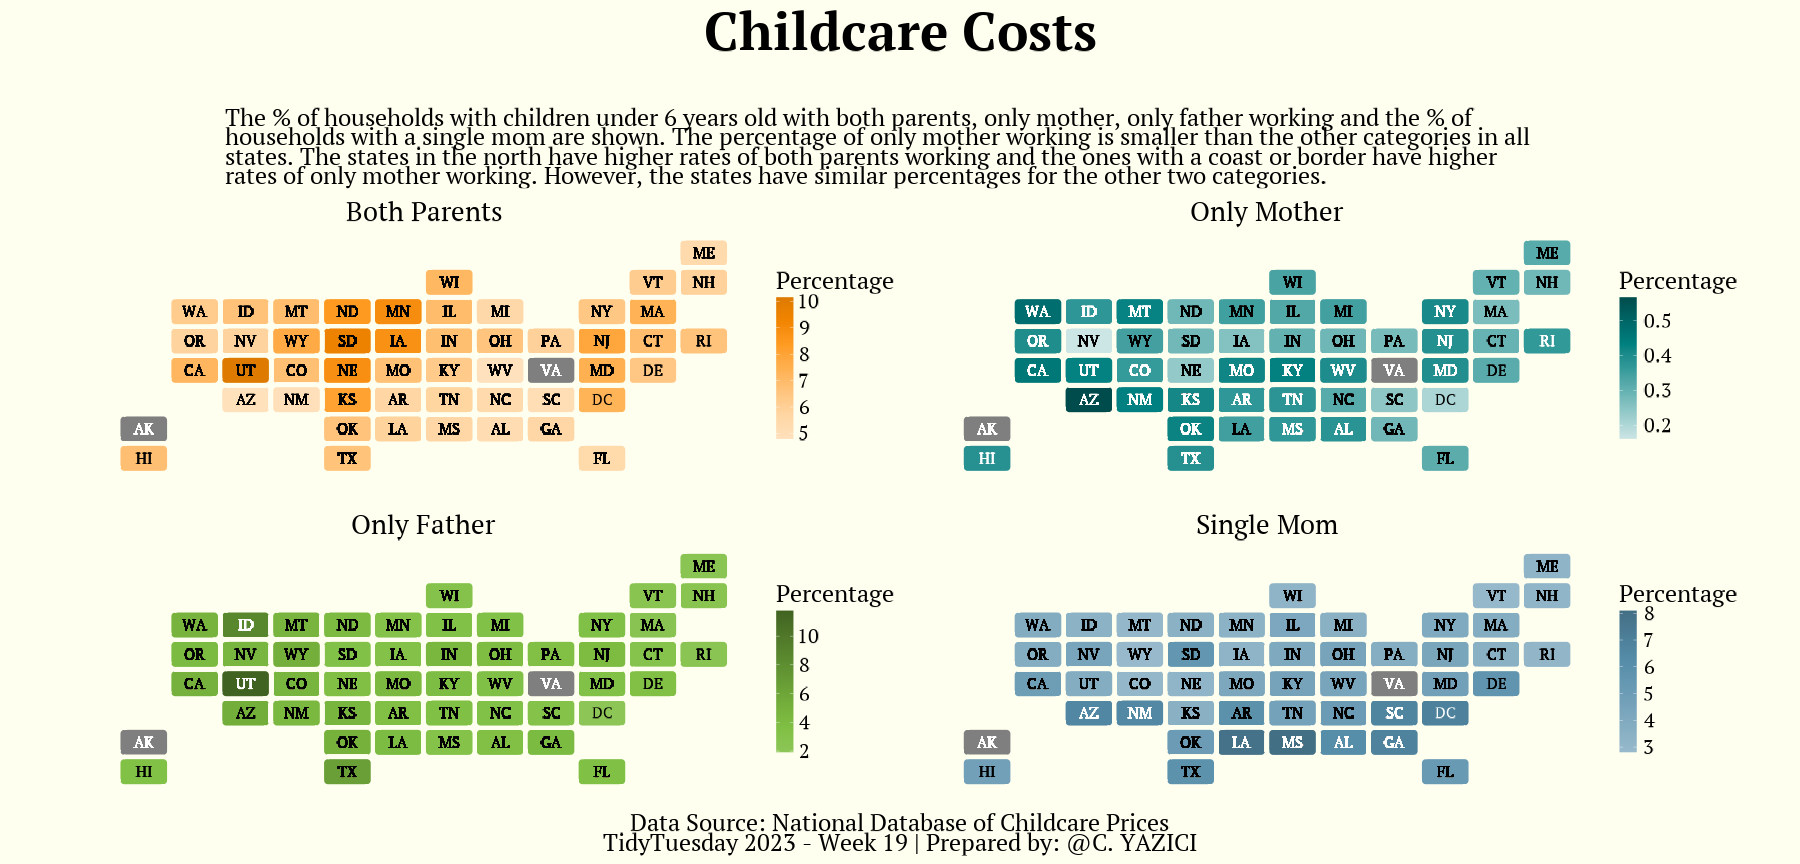

Reproduce this figure in R.
# Tidy Tuesday - 2023 - Week 19

# Libraries used 

library(statebins)
library(PrettyCols)
library(showtext)
library(cowplot)

# Font in the Plot

font_add_google('PT Serif', 'ptserif')
showtext_auto()

# Data Import

tuesdata <- tidytuesdayR::tt_load(2023, week = 19)
childcare_costs <- tuesdata$childcare_costs
counties <- tuesdata$counties

# Data Wrangling

childcare_data <- childcare_costs %>%
  select(county_fips_code, study_year, pr_f, mcsa, households, 
         h_under6_both_work, h_under6_f_work, h_under6_m_work, 
         h_under6_single_m) %>%
  filter(study_year == 2018) %>%
  mutate(both_percent = h_under6_both_work / households * 100,
         only_f = h_under6_f_work / households * 100,
         only_m = h_under6_m_work / households * 100,
         single_mom  = h_under6_single_m / households * 100) %>%
  right_join(counties, by = "county_fips_code") %>%
  group_by(state_name) %>%
  mutate(avg_only_f = mean(only_f),
         avg_only_m = mean(only_m),
         avg_both = mean(both_percent),
         avg_pr = mean(pr_f),
         avg_mcsa = mean(mcsa),
         avg_single_mom = mean(single_mom)
         )
  ungroup()
  
# Both parents are working
  
both <- ggplot(childcare_data) +
    geom_statebins(aes(state = state_abbreviation, fill = avg_both),
                   border_col = "ivory", lbl_size = 4, family = "ptserif") +
    scale_fill_pretty_c("Tangerines", direction = -1) +
    labs(fill = "Percentage",
         title = "Both Parents") +
    theme(panel.background = element_rect(fill = "ivory", color = NA),
          plot.background = element_rect(fill = "ivory", color = NA),
          panel.grid = element_blank(),
          axis.ticks = element_blank(),
          axis.title = element_blank(),
          axis.text = element_blank(),
          legend.background = element_rect(fill = "ivory"),
          legend.title = element_text(family = "ptserif", size = 18),
          legend.key.height = unit(1.0, 'cm'),
          legend.text = element_text(family = "ptserif", size = 15),
          plot.title = element_text(family = "ptserif", hjust = 0.5, size = 20),
          plot.margin = unit(c(0.5, 1.0, 0.5, 1.0), "cm"))
  
 
# Only mother is working

mother <- ggplot(childcare_data) +
    geom_statebins(aes(state = state_abbreviation, fill = avg_only_m),
                   border_col = "ivory", lbl_size = 4, family = "ptserif") +
    scale_fill_pretty_c("Teals", direction = -1) +
    labs(fill = "Percentage",
         title = "Only Mother") +
    theme(panel.background = element_rect(fill = "ivory", color = NA),
          plot.background = element_rect(fill = "ivory", color = NA),
          panel.grid = element_blank(),
          axis.ticks = element_blank(),
          axis.title = element_blank(),
          axis.text = element_blank(),
          legend.background = element_rect(fill = "ivory"),
          legend.title = element_text(family = "ptserif", size = 18),
          legend.key.height = unit(1.0, 'cm'),
          legend.text = element_text(family = "ptserif", size = 15),
          plot.title = element_text(family = "ptserif", hjust = 0.5, size = 20),
          plot.margin = unit(c(0.5, 1.0, 0.5, 1.0), "cm"))

# Only father is working

father <- ggplot(childcare_data) +
    geom_statebins(aes(state = state_abbreviation, fill = avg_only_f),
                   border_col = "ivory", lbl_size = 4, family = "ptserif") +
    scale_fill_pretty_c("Greens", direction = -1) +
    labs(fill = "Percentage",
         title = "Only Father") +
    theme(panel.background = element_rect(fill = "ivory", color = NA),
          plot.background = element_rect(fill = "ivory", color = NA),
          panel.grid = element_blank(),
          axis.ticks = element_blank(),
          axis.title = element_blank(),
          axis.text = element_blank(),
          legend.background = element_rect(fill = "ivory"),
          legend.title = element_text(family = "ptserif", size = 18),
          legend.key.height = unit(1.0, 'cm'),
          legend.text = element_text(family = "ptserif", size = 15),
          plot.title = element_text(family = "ptserif", hjust = 0.5, size = 20),
          plot.margin = unit(c(0.5, 1.0, 0.5, 1.0), "cm"))

# Single Moms 

single_mom <- ggplot(childcare_data) +
  geom_statebins(aes(state = state_abbreviation, fill = avg_single_mom),
                 border_col = "ivory", lbl_size = 4, family = "ptserif") +
  scale_fill_pretty_c("Blues", direction = -1) +
  labs(fill = "Percentage",
       title = "Single Mom") +
  theme(panel.background = element_rect(fill = "ivory", color = NA),
        plot.background = element_rect(fill = "ivory", color = NA),
        panel.grid = element_blank(),
        axis.ticks = element_blank(),
        axis.title = element_blank(),
        axis.text = element_blank(),
        legend.background = element_rect(fill = "ivory"),
        legend.title = element_text(family = "ptserif", size = 18),
        legend.key.height = unit(1.0, 'cm'),
        legend.text = element_text(family = "ptserif", size = 15),
        plot.title = element_text(family = "ptserif", hjust = 0.5, size = 20),
        plot.margin = unit(c(0.5, 1.0, 0.5, 1.0), "cm"))

# The Final Plot

plots <- align_plots(both, mother, father, single_mom,
                     align = 'r', axis = 'r')

title1 <- ggdraw() + 
  draw_label(
    "Childcare Costs",
    fontface = 'bold',
    fontfamily = "ptserif",
    hjust = 0.5,
    x = 0.5,
    size = 40,
    color = "black"
  )  
subtitle_text <- str_wrap("The % of households with children under 6 years old 
    with both parents, only mother, only father working and the % of households 
    with a single mom are shown. The percentage of only mother working is 
    smaller than the other categories in all states. The states in the north 
    have higher rates of both parents working and the ones with a coast or 
    border have higher rates of only mother working. However, the states have 
    similar percentages for the other two categories.", 125)

title2 <- ggdraw() + 
  draw_label(
    subtitle_text,
    fontfamily = "ptserif",
    hjust = 0,
    x = 0.1,
    y = 0.3, 
    size = 18,
    color = "black"
  ) 
caption <- ggdraw() + 
  draw_label(
    "Data Source: National Database of Childcare Prices\nTidyTuesday 2023 - Week 19 | Prepared by: @C. YAZICI", 
    fontfamily = "ptserif",
    hjust = 0.5,
    x = 0.5,
    y = 0.5, 
    size = 18,
    color = "black"
  ) 
top_row <-  plot_grid(
  plots[[1]], plots[[2]], 
  labels = "",
  rel_widths = c(1.0, 1.0), 
  nrow = 1
)

bottom_row <- plot_grid(
  plots[[3]], plots[[4]],
  labels = "",
  rel_widths = c(1.0, 1.0), 
  nrow = 1
)

final_plot <- plot_grid(title1, title2, top_row, bottom_row, caption, 
                        labels = "", ncol = 1,
                        rel_heights = c(0.1, 0.4, 0.9, 0.9, 0.1),
                        align = "hv") +
  theme(plot.background = element_rect(fill = "ivory", colour = NA),
        plot.margin = margin(0.5, 2, 0.5, 2, "cm"))

final_plot


# Save the Plot

ggsave("Week19.png", final_plot, width = 25, height = 12, dpi = 72)


